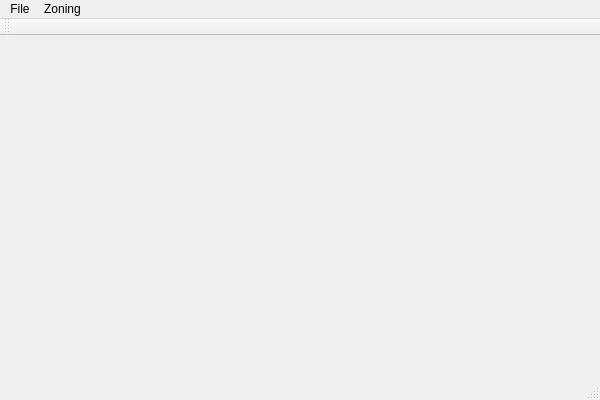
<?xml version="1.0" encoding="UTF-8"?>
<ui version="4.0">
 <class>MainWindowClass</class>
 <widget class="QMainWindow" name="MainWindowClass">
  <property name="geometry">
   <rect>
    <x>0</x>
    <y>0</y>
    <width>600</width>
    <height>400</height>
   </rect>
  </property>
  <property name="windowTitle">
   <string>MainWindow</string>
  </property>
  <widget class="QWidget" name="centralWidget"/>
  <widget class="QMenuBar" name="menuBar">
   <property name="geometry">
    <rect>
     <x>0</x>
     <y>0</y>
     <width>600</width>
     <height>21</height>
    </rect>
   </property>
   <widget class="QMenu" name="menuFile">
    <property name="title">
     <string>File</string>
    </property>
    <addaction name="actionLoadRoads"/>
    <addaction name="separator"/>
    <addaction name="actionExit"/>
   </widget>
   <widget class="QMenu" name="menuZoning">
    <property name="title">
     <string>Zoning</string>
    </property>
    <addaction name="actionGenerateZoningByPM"/>
    <addaction name="actionGenerateManyZoningsByPM"/>
    <addaction name="actionFindBestZoningByPM"/>
    <addaction name="actionGenerateZoningByBM"/>
    <addaction name="separator"/>
    <addaction name="actionGenerateRandomPreferences"/>
   </widget>
   <addaction name="menuFile"/>
   <addaction name="menuZoning"/>
  </widget>
  <widget class="QToolBar" name="mainToolBar">
   <attribute name="toolBarArea">
    <enum>TopToolBarArea</enum>
   </attribute>
   <attribute name="toolBarBreak">
    <bool>false</bool>
   </attribute>
  </widget>
  <widget class="QStatusBar" name="statusBar"/>
  <action name="actionExit">
   <property name="text">
    <string>Exit</string>
   </property>
  </action>
  <action name="actionLoadRoads">
   <property name="text">
    <string>Load Roads</string>
   </property>
  </action>
  <action name="actionGenerateZoningByPM">
   <property name="text">
    <string>Generate Zoning By PM</string>
   </property>
  </action>
  <action name="actionGenerateManyZoningsByPM">
   <property name="text">
    <string>Generate Many Zonings By PM</string>
   </property>
  </action>
  <action name="actionFindBestZoningByPM">
   <property name="text">
    <string>Find Best Zoning By PM</string>
   </property>
  </action>
  <action name="actionGenerateRandomPreferences">
   <property name="text">
    <string>Generate Random Preferences</string>
   </property>
  </action>
  <action name="actionGenerateZoningByBM">
   <property name="text">
    <string>Generate Zoning By BM</string>
   </property>
  </action>
 </widget>
 <layoutdefault spacing="6" margin="11"/>
 <resources>
  <include location="MainWindow.qrc"/>
 </resources>
 <connections/>
</ui>
